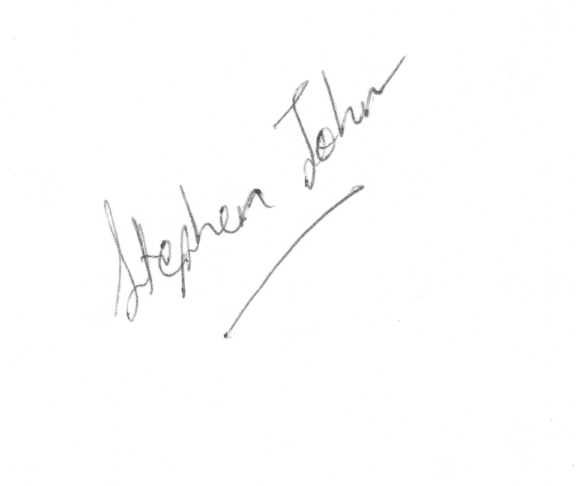
#> input picture dataset/Ivan/forgeries_37_2.png, 576 x 486 px
$ python -i main2.py   (imports and definitions only)
#> lines starting #> are read from the running program, lines starting #| are printed output that depends on the picture; after the words box and inside, x2 and y2 are one past the last pixel; in counts of white or black regions, pixels touching at a corner belong together
import cv2
import numpy as np
import os
from skimage.metrics import structural_similarity as ssim
from skimage.metrics import mean_squared_error as mse
import matplotlib.pyplot as plt
import seaborn as sns
from sklearn.metrics import confusion_matrix
import sqlite3
from PIL import Image

# ==========================================
# 1. БАЗА ДАННИ
# ==========================================
# [25 lines left out: functions init_db, log_result, not called in this run]

# ==========================================
# 2. ПРЕПРОЦЕСИНГ (БЕЗ ЧЕРНИ ЛЕНТИ - ДИРЕКТНО РАЗПЪВАНЕ)
# ==========================================
def preprocess_for_math(image_path, target_size=(300, 150)):
#> called with image_path = 'dataset/Ivan/forgeries_37_2.png', target_size = (300, 150)
    pil_img = Image.open(image_path).convert('RGBA')
    img_np = np.array(pil_img)
    alpha = img_np[:, :, 3:4] / 255.0
#> alpha: shape (486, 576, 1) float64; every value is 1
    rgb = img_np[:, :, :3]
#> rgb is the input picture: shape (486, 576, 3); min 77, max 255, mean 253.4
    white = np.ones_like(rgb, dtype=np.uint8) * 255
    img_rgb = (rgb * alpha + white * (1 - alpha)).astype(np.uint8)
    img_gray = cv2.cvtColor(img_rgb, cv2.COLOR_RGB2GRAY)

    _, thresh = cv2.threshold(img_gray, 0, 255, cv2.THRESH_BINARY_INV + cv2.THRESH_OTSU)
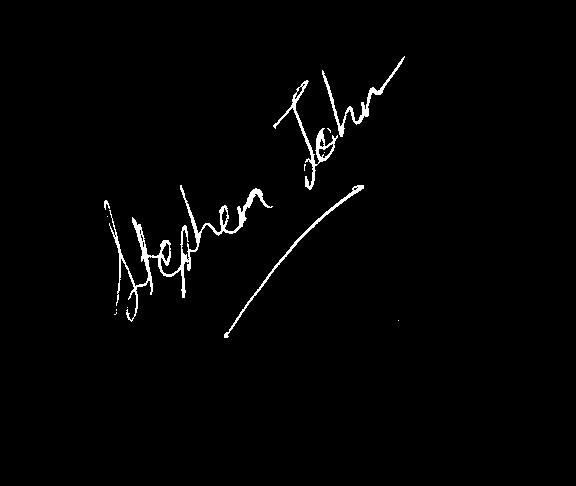
#> thresh: shape (486, 576); 1.5% white; 13 white regions (8 under 20 px), largest, box (x1, y1, x2, y2) and area: (109, 185, 273, 322) 2179, (273, 80, 338, 190) 806, (322, 56, 405, 137) 645, (224, 185, 364, 338) 596, (104, 200, 110, 210) 33
    coords = cv2.findNonZero(thresh)
#> coords = contour of 4286 points, box (x1, y1, x2, y2) (104, 56, 405, 338), area 13732

    if coords is None:
        return np.zeros((target_size[1], target_size[0]), dtype=np.uint8), img_gray

    x, y, w, h = cv2.boundingRect(coords)
#> x = 104; y = 56; w = 301; h = 282
    cropped_thresh = thresh[y:y+h, x:x+w]
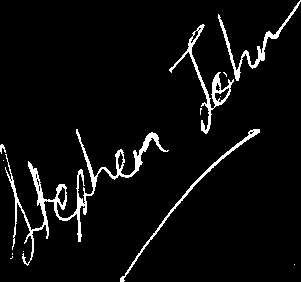
#> cropped_thresh: shape (282, 301); 5% white; 13 white regions (8 under 20 px), largest, box (x1, y1, x2, y2) and area: (5, 129, 169, 266) 2179, (169, 24, 234, 134) 806, (218, 0, 301, 81) 645, (120, 129, 260, 282) 596, (0, 144, 6, 154) 33
    cropped_original = img_gray[y:y+h, x:x+w]
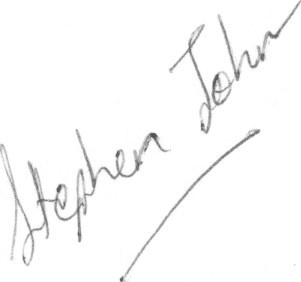
#> cropped_original: shape (282, 301); min 77, max 255, mean 249.7

    canvas_math = cv2.resize(cropped_thresh, target_size)
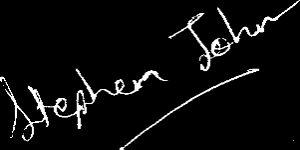
#> canvas_math: shape (150, 300); min 0, max 255, mean 12.9
    canvas_vis = cv2.resize(cropped_original, target_size)
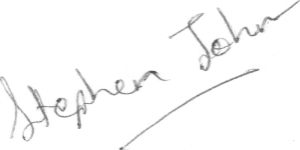
#> canvas_vis: shape (150, 300); min 80, max 255, mean 249.6

    return canvas_math, canvas_vis

# ==========================================
# 3. ВИЗУАЛИЗАЦИЯ (ЗА ДОКУМЕНТАЦИЯТА)
# ==========================================
# [160 lines left out: functions generate_doc_example, main, not called in this run]

# [2 lines not run here, left out]

>>> result = preprocess_for_math('dataset/Ivan/forgeries_37_2.png')
